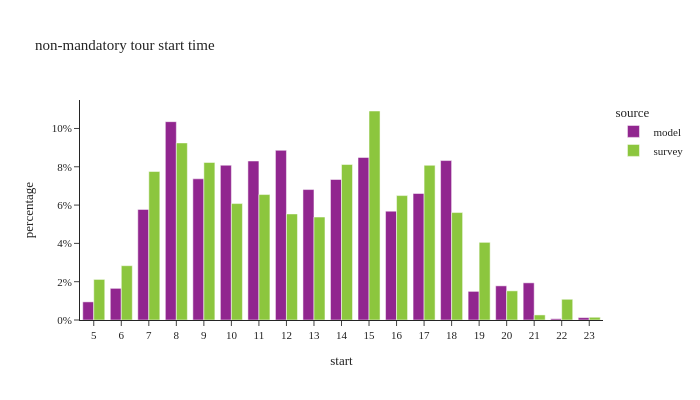

Notebook cell for this chart:
### Markdown cell above
## non-mandatory tour start time

### Code cell
df_plot = non_m_tour_data.groupby(['source','start'])[['tour_weight']].sum().reset_index()
df_plot['percentage'] = df_plot.groupby(['source'], group_keys=False)['tour_weight']. \
    apply(lambda x: x / float(x.sum()))

fig = px.bar(df_plot, x="start", y="percentage", color="source",barmode="group",
             title="non-mandatory tour start time")
fig.for_each_annotation(lambda a: a.update(text = a.text.split("=")[-1]))
fig.update_layout(height=400, width=700, yaxis=dict(tickformat=".0%"), xaxis=dict(dtick="1"))
fig.show()

### Figure 1 — Plotly figure (JSON) as saved in the notebook; plotly's stock layout.template omitted (floating-point values rounded to 4 significant figures)
{"data": [{"alignmentgroup": "True", "hovertemplate": "source=model<br>start=%{x}<br>percentage=%{y}<extra></extra>", "legendgroup": "model", "marker": {"color": "#91268F", "pattern": {"shape": ""}}, "name": "model", "offsetgroup": "model", "orientation": "v", "showlegend": true, "textposition": "auto", "type": "bar", "x": [5.0, 6.0, 7.0, 8.0, 9.0, 10.0, 11.0, 12.0, 13.0, 14.0, 15.0, 16.0, 17.0, 18.0, 19.0, 20.0, 21.0, 22.0, 23.0], "xaxis": "x", "y": [0.009467, 0.01653, 0.05775, 0.1036, 0.07372, 0.08082, 0.08301, 0.0886, 0.06811, 0.07336, 0.08488, 0.05683, 0.06605, 0.08325, 0.01495, 0.01783, 0.01941, 0.0006502, 0.001242], "yaxis": "y"}, {"alignmentgroup": "True", "hovertemplate": "source=survey<br>start=%{x}<br>percentage=%{y}<extra></extra>", "legendgroup": "survey", "marker": {"color": "#8CC63E", "pattern": {"shape": ""}}, "name": "survey", "offsetgroup": "survey", "orientation": "v", "showlegend": true, "textposition": "auto", "type": "bar", "x": [5.0, 6.0, 7.0, 8.0, 9.0, 10.0, 11.0, 12.0, 13.0, 14.0, 15.0, 16.0, 17.0, 18.0, 19.0, 20.0, 21.0, 22.0, 23.0], "xaxis": "x", "y": [0.02119, 0.02835, 0.07752, 0.09246, 0.08226, 0.06079, 0.06549, 0.05538, 0.05375, 0.08117, 0.1091, 0.06496, 0.08077, 0.0561, 0.04055, 0.01522, 0.002652, 0.01082, 0.001435], "yaxis": "y"}], "layout": {"barmode": "group", "height": 400, "legend": {"title": {"text": "source"}, "tracegroupgap": 0}, "title": {"text": "non-mandatory tour start time"}, "width": 700, "xaxis": {"anchor": "y", "domain": [0.0, 1.0], "dtick": "1", "title": {"text": "start"}}, "yaxis": {"anchor": "x", "domain": [0.0, 1.0], "tickformat": ".0%", "title": {"text": "percentage"}}}}
